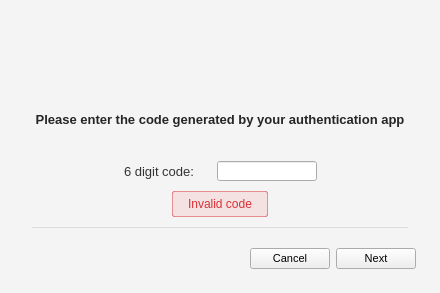
<?xml version="1.0" encoding="UTF-8"?>
<ui version="4.0">
 <class>Login2FA</class>
 <widget class="QDialog" name="Login2FA">
  <property name="geometry">
   <rect>
    <x>0</x>
    <y>0</y>
    <width>440</width>
    <height>293</height>
   </rect>
  </property>
  <property name="minimumSize">
   <size>
    <width>440</width>
    <height>293</height>
   </size>
  </property>
  <property name="maximumSize">
   <size>
    <width>440</width>
    <height>293</height>
   </size>
  </property>
  <property name="windowTitle">
   <string>Login Verification</string>
  </property>
  <property name="styleSheet">
   <string notr="true">QWidget
{
font-size: 11px;
}

#Login2FA
{
	background-color:  #F4F4F4;
}

#bShield
{
 border: none;
}

#wSeparator
{
background-color:  rgba(0, 0, 0, 10%);
}

#lError
{
	border: 1px solid rgba(218,49,53,0.5);
	border-radius: 2px;
	background-color: rgba(240,55,58,0.1);
    padding: 6px 12px 6px 12px;
    font-family: &quot;Lato&quot;;
    font-size: 12px;
    color:  #DA3135;
}

#lDesc
{
	color: rgba(0,0,0,0.85);
	font-family: &quot;Lato&quot;;
	font-size: 13px;
    font-weight: 500;
}

#lCode
{
    color: #333333;
	font-family: &quot;Lato&quot;;
	font-size: 13px;
}

#lLostAuthCode
{
    color: #666666;
	font-family: &quot;Lato&quot;;
	font-size: 11px;
}</string>
  </property>
  <layout class="QVBoxLayout" name="verticalLayout_2">
   <property name="spacing">
    <number>0</number>
   </property>
   <property name="leftMargin">
    <number>0</number>
   </property>
   <property name="topMargin">
    <number>15</number>
   </property>
   <property name="rightMargin">
    <number>0</number>
   </property>
   <property name="bottomMargin">
    <number>0</number>
   </property>
   <item>
    <widget class="QWidget" name="wHeader" native="true">
     <property name="styleSheet">
      <string notr="true">background: transparent;</string>
     </property>
     <layout class="QHBoxLayout" name="horizontalLayout">
      <property name="leftMargin">
       <number>0</number>
      </property>
      <property name="topMargin">
       <number>0</number>
      </property>
      <property name="rightMargin">
       <number>0</number>
      </property>
      <property name="bottomMargin">
       <number>0</number>
      </property>
      <item>
       <spacer name="horizontalSpacer_2">
        <property name="orientation">
         <enum>Qt::Horizontal</enum>
        </property>
        <property name="sizeHint" stdset="0">
         <size>
          <width>179</width>
          <height>20</height>
         </size>
        </property>
       </spacer>
      </item>
      <item>
       <widget class="QPushButton" name="bShield">
        <property name="minimumSize">
         <size>
          <width>60</width>
          <height>60</height>
         </size>
        </property>
        <property name="maximumSize">
         <size>
          <width>60</width>
          <height>60</height>
         </size>
        </property>
        <property name="focusPolicy">
         <enum>Qt::NoFocus</enum>
        </property>
        <property name="text">
         <string/>
        </property>
        <property name="icon">
         <iconset>
          <normalon>:/images/Shield_big.png</normalon>
         </iconset>
        </property>
        <property name="iconSize">
         <size>
          <width>60</width>
          <height>60</height>
         </size>
        </property>
       </widget>
      </item>
      <item>
       <spacer name="horizontalSpacer_3">
        <property name="orientation">
         <enum>Qt::Horizontal</enum>
        </property>
        <property name="sizeHint" stdset="0">
         <size>
          <width>179</width>
          <height>20</height>
         </size>
        </property>
       </spacer>
      </item>
     </layout>
    </widget>
   </item>
   <item>
    <widget class="QWidget" name="wDesc" native="true">
     <layout class="QHBoxLayout" name="horizontalLayout_3">
      <property name="spacing">
       <number>0</number>
      </property>
      <property name="leftMargin">
       <number>30</number>
      </property>
      <property name="topMargin">
       <number>0</number>
      </property>
      <property name="rightMargin">
       <number>30</number>
      </property>
      <property name="bottomMargin">
       <number>0</number>
      </property>
      <item>
       <widget class="QLabel" name="lDesc">
        <property name="text">
         <string>Please enter the code generated by your authentication app</string>
        </property>
        <property name="alignment">
         <set>Qt::AlignCenter</set>
        </property>
        <property name="wordWrap">
         <bool>true</bool>
        </property>
       </widget>
      </item>
     </layout>
    </widget>
   </item>
   <item>
    <widget class="QWidget" name="w2FACode" native="true">
     <layout class="QVBoxLayout" name="verticalLayout">
      <property name="spacing">
       <number>9</number>
      </property>
      <property name="leftMargin">
       <number>0</number>
      </property>
      <property name="topMargin">
       <number>4</number>
      </property>
      <property name="rightMargin">
       <number>0</number>
      </property>
      <property name="bottomMargin">
       <number>3</number>
      </property>
      <item>
       <widget class="QWidget" name="wCode" native="true">
        <property name="minimumSize">
         <size>
          <width>0</width>
          <height>22</height>
         </size>
        </property>
        <property name="maximumSize">
         <size>
          <width>16777215</width>
          <height>22</height>
         </size>
        </property>
        <layout class="QHBoxLayout" name="horizontalLayout_4">
         <property name="spacing">
          <number>23</number>
         </property>
         <property name="leftMargin">
          <number>0</number>
         </property>
         <property name="topMargin">
          <number>2</number>
         </property>
         <property name="rightMargin">
          <number>0</number>
         </property>
         <property name="bottomMargin">
          <number>0</number>
         </property>
         <item>
          <spacer name="horizontalSpacer_6">
           <property name="orientation">
            <enum>Qt::Horizontal</enum>
           </property>
           <property name="sizeHint" stdset="0">
            <size>
             <width>13</width>
             <height>20</height>
            </size>
           </property>
          </spacer>
         </item>
         <item>
          <widget class="QLabel" name="lCode">
           <property name="sizePolicy">
            <sizepolicy hsizetype="Fixed" vsizetype="Preferred">
             <horstretch>0</horstretch>
             <verstretch>0</verstretch>
            </sizepolicy>
           </property>
           <property name="minimumSize">
            <size>
             <width>0</width>
             <height>20</height>
            </size>
           </property>
           <property name="maximumSize">
            <size>
             <width>16777215</width>
             <height>20</height>
            </size>
           </property>
           <property name="text">
            <string>6 digit code:</string>
           </property>
           <property name="alignment">
            <set>Qt::AlignLeading|Qt::AlignLeft|Qt::AlignVCenter</set>
           </property>
          </widget>
         </item>
         <item>
          <widget class="QLineEdit" name="leCode">
           <property name="minimumSize">
            <size>
             <width>100</width>
             <height>20</height>
            </size>
           </property>
           <property name="maximumSize">
            <size>
             <width>100</width>
             <height>20</height>
            </size>
           </property>
          </widget>
         </item>
         <item>
          <spacer name="horizontalSpacer_7">
           <property name="orientation">
            <enum>Qt::Horizontal</enum>
           </property>
           <property name="sizeHint" stdset="0">
            <size>
             <width>13</width>
             <height>20</height>
            </size>
           </property>
          </spacer>
         </item>
        </layout>
       </widget>
      </item>
      <item>
       <widget class="QWidget" name="wError" native="true">
        <property name="minimumSize">
         <size>
          <width>0</width>
          <height>26</height>
         </size>
        </property>
        <property name="maximumSize">
         <size>
          <width>16777215</width>
          <height>26</height>
         </size>
        </property>
        <layout class="QHBoxLayout" name="horizontalLayout_5">
         <property name="spacing">
          <number>0</number>
         </property>
         <property name="leftMargin">
          <number>0</number>
         </property>
         <property name="topMargin">
          <number>0</number>
         </property>
         <property name="rightMargin">
          <number>0</number>
         </property>
         <property name="bottomMargin">
          <number>0</number>
         </property>
         <item>
          <spacer name="horizontalSpacer_4">
           <property name="orientation">
            <enum>Qt::Horizontal</enum>
           </property>
           <property name="sizeHint" stdset="0">
            <size>
             <width>158</width>
             <height>20</height>
            </size>
           </property>
          </spacer>
         </item>
         <item>
          <widget class="QLabel" name="lError">
           <property name="minimumSize">
            <size>
             <width>0</width>
             <height>26</height>
            </size>
           </property>
           <property name="maximumSize">
            <size>
             <width>16777215</width>
             <height>26</height>
            </size>
           </property>
           <property name="text">
            <string>Invalid code</string>
           </property>
          </widget>
         </item>
         <item>
          <spacer name="horizontalSpacer_5">
           <property name="orientation">
            <enum>Qt::Horizontal</enum>
           </property>
           <property name="sizeHint" stdset="0">
            <size>
             <width>158</width>
             <height>20</height>
            </size>
           </property>
          </spacer>
         </item>
        </layout>
       </widget>
      </item>
     </layout>
    </widget>
   </item>
   <item>
    <widget class="QWidget" name="wBottom" native="true">
     <property name="minimumSize">
      <size>
       <width>0</width>
       <height>10</height>
      </size>
     </property>
     <property name="maximumSize">
      <size>
       <width>16777215</width>
       <height>10</height>
      </size>
     </property>
     <layout class="QHBoxLayout" name="horizontalLayout_7">
      <property name="spacing">
       <number>0</number>
      </property>
      <property name="leftMargin">
       <number>0</number>
      </property>
      <property name="topMargin">
       <number>0</number>
      </property>
      <property name="rightMargin">
       <number>0</number>
      </property>
      <property name="bottomMargin">
       <number>0</number>
      </property>
      <item>
       <spacer name="horizontalSpacer_8">
        <property name="orientation">
         <enum>Qt::Horizontal</enum>
        </property>
        <property name="sizeHint" stdset="0">
         <size>
          <width>29</width>
          <height>1</height>
         </size>
        </property>
       </spacer>
      </item>
      <item>
       <widget class="QWidget" name="wSeparator" native="true">
        <property name="minimumSize">
         <size>
          <width>376</width>
          <height>1</height>
         </size>
        </property>
        <property name="maximumSize">
         <size>
          <width>376</width>
          <height>1</height>
         </size>
        </property>
       </widget>
      </item>
      <item>
       <spacer name="horizontalSpacer_9">
        <property name="orientation">
         <enum>Qt::Horizontal</enum>
        </property>
        <property name="sizeHint" stdset="0">
         <size>
          <width>0</width>
          <height>1</height>
         </size>
        </property>
       </spacer>
      </item>
     </layout>
    </widget>
   </item>
   <item>
    <widget class="QWidget" name="bLayout" native="true">
     <property name="minimumSize">
      <size>
       <width>0</width>
       <height>60</height>
      </size>
     </property>
     <property name="maximumSize">
      <size>
       <width>16777215</width>
       <height>60</height>
      </size>
     </property>
     <layout class="QHBoxLayout" name="horizontalLayout_2">
      <property name="spacing">
       <number>6</number>
      </property>
      <property name="leftMargin">
       <number>32</number>
      </property>
      <property name="topMargin">
       <number>10</number>
      </property>
      <property name="rightMargin">
       <number>24</number>
      </property>
      <property name="bottomMargin">
       <number>18</number>
      </property>
      <item>
       <widget class="QPushButton" name="wHelp">
        <property name="minimumSize">
         <size>
          <width>0</width>
          <height>0</height>
         </size>
        </property>
        <property name="maximumSize">
         <size>
          <width>16777215</width>
          <height>16777215</height>
         </size>
        </property>
        <property name="styleSheet">
         <string notr="true">border: none;
</string>
        </property>
        <property name="text">
         <string notr="true"/>
        </property>
        <property name="icon">
         <iconset resource="../Resources_linux.qrc">
          <normaloff>:/images/help_ico.png</normaloff>:/images/help_ico.png</iconset>
        </property>
        <property name="iconSize">
         <size>
          <width>24</width>
          <height>24</height>
         </size>
        </property>
       </widget>
      </item>
      <item>
       <widget class="QLabel" name="lLostAuthCode">
        <property name="sizePolicy">
         <sizepolicy hsizetype="Fixed" vsizetype="MinimumExpanding">
          <horstretch>0</horstretch>
          <verstretch>0</verstretch>
         </sizepolicy>
        </property>
        <property name="minimumSize">
         <size>
          <width>155</width>
          <height>0</height>
         </size>
        </property>
        <property name="cursor">
         <cursorShape>PointingHandCursor</cursorShape>
        </property>
        <property name="text">
         <string/>
        </property>
        <property name="textFormat">
         <enum>Qt::RichText</enum>
        </property>
        <property name="alignment">
         <set>Qt::AlignLeading|Qt::AlignLeft|Qt::AlignVCenter</set>
        </property>
        <property name="wordWrap">
         <bool>true</bool>
        </property>
        <property name="openExternalLinks">
         <bool>true</bool>
        </property>
        <property name="textInteractionFlags">
         <set>Qt::TextBrowserInteraction</set>
        </property>
       </widget>
      </item>
      <item>
       <spacer name="horizontalSpacer">
        <property name="orientation">
         <enum>Qt::Horizontal</enum>
        </property>
        <property name="sizeHint" stdset="0">
         <size>
          <width>10</width>
          <height>20</height>
         </size>
        </property>
       </spacer>
      </item>
      <item>
       <widget class="QPushButton" name="bCancel">
        <property name="minimumSize">
         <size>
          <width>0</width>
          <height>20</height>
         </size>
        </property>
        <property name="focusPolicy">
         <enum>Qt::StrongFocus</enum>
        </property>
        <property name="text">
         <string>Cancel</string>
        </property>
       </widget>
      </item>
      <item>
       <widget class="QPushButton" name="bNext">
        <property name="minimumSize">
         <size>
          <width>0</width>
          <height>20</height>
         </size>
        </property>
        <property name="focusPolicy">
         <enum>Qt::StrongFocus</enum>
        </property>
        <property name="text">
         <string>Next</string>
        </property>
       </widget>
      </item>
     </layout>
    </widget>
   </item>
  </layout>
 </widget>
 <tabstops>
  <tabstop>leCode</tabstop>
  <tabstop>bNext</tabstop>
  <tabstop>bCancel</tabstop>
 </tabstops>
 <resources>
  <include location="../Resources_linux.qrc"/>
 </resources>
 <connections/>
</ui>
